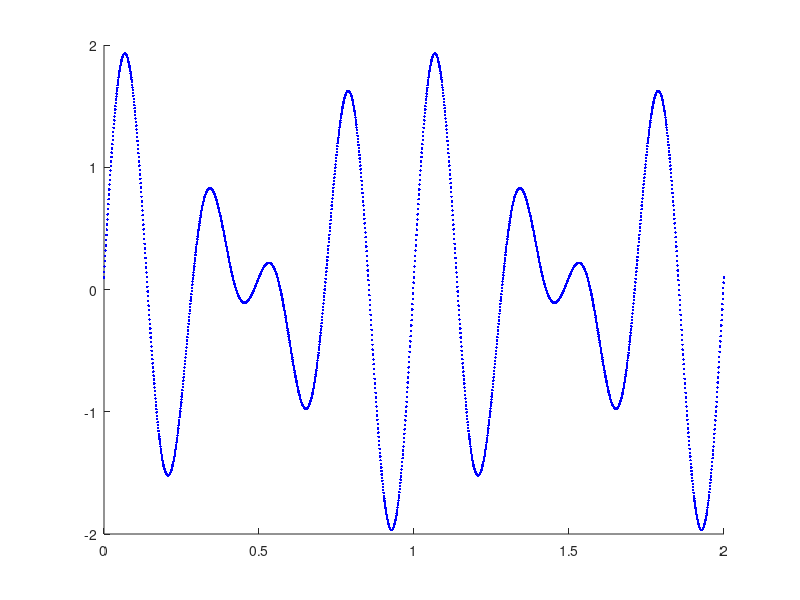

MATLAB code for this plot:
ts = 0.001;
nf = 2;


% Para f(t)
f = 3;
A = 1;
fase = 0;

T = 1./f;
w = f.*2.*pi;

t = 0:ts:nf;
fx = A.*sin(w.*t + fase);

% Para g(t)
f = 4;
A = 1;
fase = 0.1;

T = 1./f;
w = f.*2.*pi;

t = 0:ts:nf;
gx = A.*sin(w.*t + fase);

% p(t) = f(t) + g(t)

px = fx + gx;

A0 = max(px)
f0 = gcd(3,4)

%plot(t,fx,"r.")
hold on
%plot(t,gx,"g.")
hold on
plot(t,px,"b.")